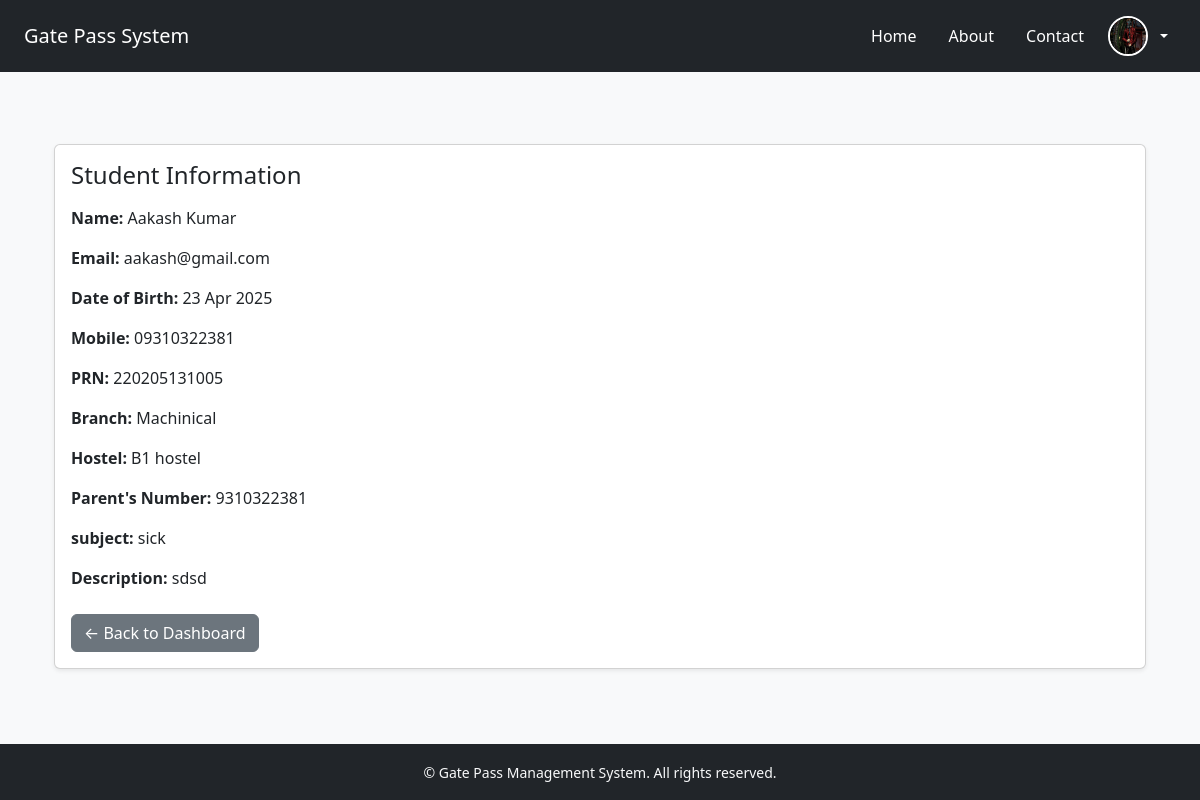
The page /faculty/view_student/12 (signed in) on the database its author committed.
### app/models.py (models this page shows)
class User(db.Model, UserMixin):
    id = db.Column(db.Integer, primary_key=True)
    username = db.Column(db.String(50), unique=True, nullable=False)
    email = db.Column(db.String(100), unique=True, nullable=False)
    password = db.Column(db.String(100), nullable=False)
    name = db.Column(db.String(100), nullable=False)
    dob = db.Column(db.Date)
    mobile = db.Column(db.String(15))
    usertype = db.Column(db.String(255))
    photo = db.Column(db.String(255))
    student_profile = db.relationship('Student', backref='user', uselist=False)
    faculty_profile = db.relationship('Faculty', backref='user', uselist=False)

class Student(db.Model):
    id = db.Column(db.Integer, primary_key=True)
    prn = db.Column(db.String(20), unique=True, nullable=False)
    branch = db.Column(db.String(100), nullable=False)
    hostel = db.Column(db.String(100), nullable=False)
    user_id = db.Column(db.Integer, db.ForeignKey('user.id'), nullable=False)
    leave_requests = db.relationship('LeaveRequest', backref='student', lazy=True)

class LeaveRequest(db.Model):
    id = db.Column(db.Integer, primary_key=True)
    student_id = db.Column(db.Integer, db.ForeignKey('student.id'), nullable=False)
    type = db.Column(db.String(50))  # e.g. Medical, Personal, etc.
    subject = db.Column(db.String(100))
    description = db.Column(db.Text)
    starting_date = db.Column(db.Date)
    ending_date = db.Column(db.Date)
    issue_date = db.Column(db.DateTime)
    parents_number = db.Column(db.String(15))
    approvedby_teacher = db.Column(db.String(100))
    approvedby_hod = db.Column(db.String(100))
    approvedby_warden = db.Column(db.String(100))
    final_status = db.Column(db.String(50))  # e.g. Pending, Approved, Rejected

### app/routes/faculty_routes.py (the view)
@faculty_bp.route('/view_student/<int:leave_id>')
@login_required
def view_student(leave_id):
    leave = LeaveRequest.query.get_or_404(leave_id)
    student = leave.student
    user = student.user
    return render_template('faculty/view_student.html', leave=leave, student=student, user=user)

### app/__init__.py (called while the page is built)
@login_manager.user_loader
def load_user(user_id):
    return User.query.get(int(user_id))

### app/templates/faculty/view_student.html (shortened to what this page needs)
{% extends "base.html" %}
{% block content %}
<div class="container py-5">
  <div class="card shadow-sm">
    <div class="card-body">
      <h4 class="mb-3">Student Information</h4>
      <p><strong>Name:</strong> {{ user.name }}</p>
      <p><strong>Email:</strong> {{ user.email }}</p>
      <p><strong>Date of Birth:</strong> {{ user.dob.strftime('%d %b %Y') if user.dob else 'N/A' }}</p>
      <p><strong>Mobile:</strong> {{ user.mobile }}</p>
      <p><strong>PRN:</strong> {{ student.prn }}</p>
      <p><strong>Branch:</strong> {{ student.branch }}</p>
      <p><strong>Hostel:</strong> {{ student.hostel }}</p>
      <p><strong>Parent's Number:</strong> {{ leave.parents_number }}</p>
      <p><strong>subject:</strong> {{ leave.subject }}</p>
      <p><strong>Description:</strong> {{ leave.description }}</p>
      <div class="mt-4">
        <a href="{{ url_for('faculty.faculty_dashboard') }}" class="btn btn-secondary">← Back to Dashboard</a>
      </div>
    </div>
  </div>
</div>
{% endblock %}

### app/templates/base.html (shortened to what this page needs)
<!DOCTYPE html>
<html lang="en">
<head>
  <link href="https://cdn.jsdelivr.net/npm/bootstrap@5.3.2/dist/css/bootstrap.min.css" rel="stylesheet">
  <link href="https://cdn.jsdelivr.net/npm/bootstrap-icons@1.10.5/font/bootstrap-icons.css" rel="stylesheet">
</head>
<body class="d-flex flex-column min-vh-100 bg-light">
<nav class="navbar navbar-expand-lg navbar-dark bg-dark">
  <div class="container-fluid px-4">
    <a id="nav-title" class="navbar-brand" href="/">Gate Pass System</a>
    <div class="collapse navbar-collapse justify-content-end" id="navbarNav">
      <ul class="navbar-nav align-items-lg-center">
        <li class="nav-item mx-2">
          <a class="nav-link text-white" href="/">Home</a>
        </li>
        <li class="nav-item mx-2">
          <a class="nav-link text-white" href="/about">About</a>
        </li>
        <li class="nav-item mx-2">
          <a class="nav-link text-white" href="/contact">Contact</a>
        </li>
        {% if current_user.is_authenticated %}
        <li class="nav-item dropdown">
          <a class="nav-link dropdown-toggle text-white d-flex align-items-center" href="#" id="navbarProfileDropdown"
             role="button" data-bs-toggle="dropdown" aria-expanded="false">
            {% if current_user.photo %}
            <img src="{{ url_for('static', filename='profile/' + current_user.photo) }}" alt="Profile Picture"
                 class="rounded-circle me-2 border border-2 border-white" width="40" height="40">
            {% else %}
            <img src="{{ url_for('static', filename='profile/default-avatar.png') }}" alt="Profile"
                 class="rounded-circle me-2 border border-2 border-white" width="40" height="40">
            {% endif %}
          </a>
        </li>
        {% else %}
        <li class="nav-item ms-lg-3 mt-2 mt-lg-0">
          <a class="btn btn-outline-light px-3" href="{{ url_for('auth.login') }}">Login</a>
        </li>
        {% endif %}
      </ul>
    </div>
  </div>
</nav>
  <main class="flex-grow-1 py-4">
    <div class="container">
      {% block content %}{% endblock %}
    </div>
  </main>
  <footer class="bg-dark text-light py-3 mt-auto">
    <div class="container text-center">
      <small>&copy; {{ current_year }} Gate Pass Management System. All rights reserved.</small>
    </div>
  </footer>
</body>
</html>

### rows shown on the page
User: photo (picture)
User: name "Aakash Kumar", email "aakash@gmail.com", dob "23 Apr 2025", mobile "09310322381"
Student: prn "220205131005", branch "Machinical", hostel "B1 hostel"
LeaveRequest: parents_number "9310322381", subject "sick", description "sdsd"
